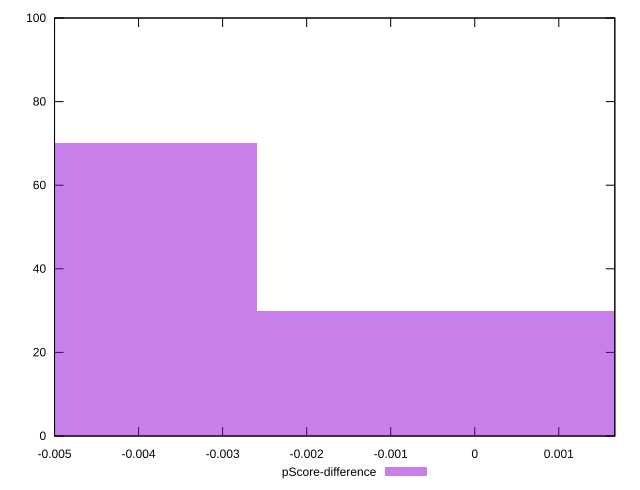

gnuplot code for this plot:
reset

$pScoreDifference <<EOF
0 30
-0.005174137867583287 70
EOF

set key outside below
set boxwidth 0.005174137867583287
set xrange [-0.0050000000000000044:0.0016666666666665941]
set yrange [0:100]
set trange [0:100]
set style fill transparent solid 0.5 noborder
set terminal svg size 640, 490 enhanced background rgb 'white'
set output "report_00009_2021-02-08T22-37-41.559Z/unused-css-rules/samples/pages+cached/pScore-difference/histogram.svg"

plot $pScoreDifference title "pScore-difference" with boxes

reset
